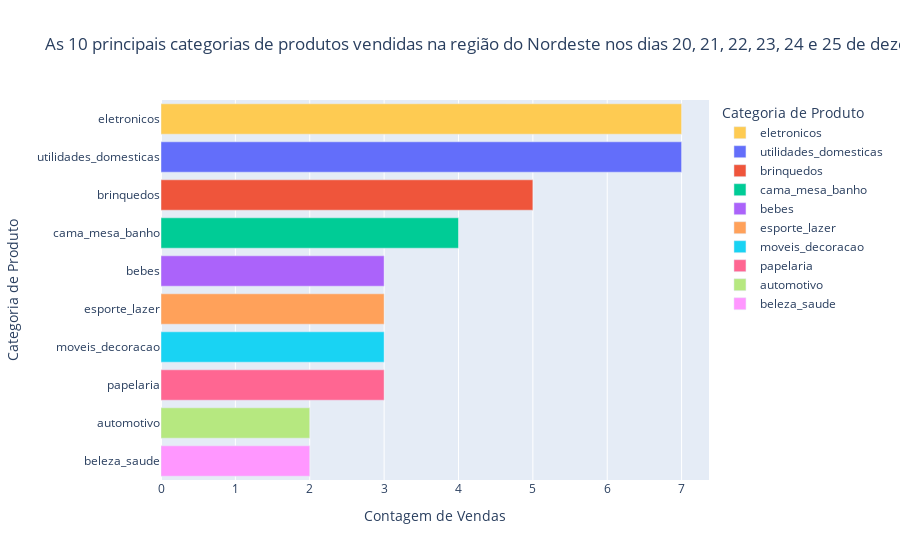

Write notebook code for a chart like this one.
### Markdown cell above
As 10 principais categorias de produtos vendidas na região do Nordeste nos dias 20, 21, 22, 23, 24 e 25 de dezembro de 2017.

### Code cell
# Lista de estados da região Nordeste
northeastern_states = ['MA', 'PI', 'CE', 'RN', 'PB', 'PE', 'AL', 'SE', 'BA']

# Filtrar os dados apenas para os estados do Nordeste
northeast_df = df[df['customer_state'].isin(northeastern_states)]

# Converter a coluna 'order_purchase_timestamp_date' para o tipo datetime
northeast_df['order_purchase_timestamp_date'] = pd.to_datetime(northeast_df['order_purchase_timestamp_date'])

# Filtrar os dados para os dias específicos
specific_dates = ['2017-12-20', '2017-12-21', '2017-12-22', '2017-12-23', '2017-12-24', '2017-12-25']
filtered_dates = northeast_df[northeast_df['order_purchase_timestamp_date'].isin(specific_dates)]

# Agrupar por 'product_category_name', contando as vendas
grouped = filtered_dates.groupby('product_category_name').size().reset_index(name='count')

# Encontrar as dez principais categorias de produtos vendidos no Nordeste
top_categories = grouped.nlargest(10, 'count')

# Mapeamento de cores para cada estado do Nordeste
color_map_states = {
    'MA': '#800080',  # Roxo
    'PI': '#5F9EA0',  # Azul cadete
    'CE': '#000000',  # Preto
    'RN': '#D2691E',  # Marrom ferrugem
    'PB': '#483D8B',  # Azul ardósia escuro
    'PE': '#20B2AA',  # Azul turquesa claro
    'AL': '#00FF00',  # Verde
    'SE': '#7FFFD4',  # Turquesa
    'BA': '#FF00FF'   # Magenta
}

# Criar o gráfico de barras com cores específicas para cada estado do Nordeste
fig = px.bar(top_categories, x='count', y='product_category_name',
             title='As 10 principais categorias de produtos vendidas na região do Nordeste nos dias 20, 21, 22, 23, 24 e 25 de dezembro de 2017',
             labels={'count': 'Contagem de Vendas', 'product_category_name': 'Categoria de Produto'},
             color='product_category_name', color_discrete_map=color_map_states)  # Usar o mapeamento de cores

fig.update_layout(xaxis_title='Contagem de Vendas', yaxis_title='Categoria de Produto')

# Mostrar o gráfico de barras
fig.show()

### Figure 1 — Plotly figure (JSON) as saved in the notebook; plotly's stock layout.template omitted (floating-point values rounded to 4 significant figures)
{"data": [{"alignmentgroup": "True", "hovertemplate": "Categoria de Produto=%{y}<br>Contagem de Vendas=%{x}<extra></extra>", "legendgroup": "eletronicos", "marker": {"color": "#FECB52", "pattern": {"shape": ""}}, "name": "eletronicos", "offsetgroup": "eletronicos", "orientation": "h", "showlegend": true, "textposition": "auto", "type": "bar", "x": [7], "xaxis": "x", "y": ["eletronicos"], "yaxis": "y"}, {"alignmentgroup": "True", "hovertemplate": "Categoria de Produto=%{y}<br>Contagem de Vendas=%{x}<extra></extra>", "legendgroup": "utilidades_domesticas", "marker": {"color": "#636efa", "pattern": {"shape": ""}}, "name": "utilidades_domesticas", "offsetgroup": "utilidades_domesticas", "orientation": "h", "showlegend": true, "textposition": "auto", "type": "bar", "x": [7], "xaxis": "x", "y": ["utilidades_domesticas"], "yaxis": "y"}, {"alignmentgroup": "True", "hovertemplate": "Categoria de Produto=%{y}<br>Contagem de Vendas=%{x}<extra></extra>", "legendgroup": "brinquedos", "marker": {"color": "#EF553B", "pattern": {"shape": ""}}, "name": "brinquedos", "offsetgroup": "brinquedos", "orientation": "h", "showlegend": true, "textposition": "auto", "type": "bar", "x": [5], "xaxis": "x", "y": ["brinquedos"], "yaxis": "y"}, {"alignmentgroup": "True", "hovertemplate": "Categoria de Produto=%{y}<br>Contagem de Vendas=%{x}<extra></extra>", "legendgroup": "cama_mesa_banho", "marker": {"color": "#00cc96", "pattern": {"shape": ""}}, "name": "cama_mesa_banho", "offsetgroup": "cama_mesa_banho", "orientation": "h", "showlegend": true, "textposition": "auto", "type": "bar", "x": [4], "xaxis": "x", "y": ["cama_mesa_banho"], "yaxis": "y"}, {"alignmentgroup": "True", "hovertemplate": "Categoria de Produto=%{y}<br>Contagem de Vendas=%{x}<extra></extra>", "legendgroup": "bebes", "marker": {"color": "#ab63fa", "pattern": {"shape": ""}}, "name": "bebes", "offsetgroup": "bebes", "orientation": "h", "showlegend": true, "textposition": "auto", "type": "bar", "x": [3], "xaxis": "x", "y": ["bebes"], "yaxis": "y"}, {"alignmentgroup": "True", "hovertemplate": "Categoria de Produto=%{y}<br>Contagem de Vendas=%{x}<extra></extra>", "legendgroup": "esporte_lazer", "marker": {"color": "#FFA15A", "pattern": {"shape": ""}}, "name": "esporte_lazer", "offsetgroup": "esporte_lazer", "orientation": "h", "showlegend": true, "textposition": "auto", "type": "bar", "x": [3], "xaxis": "x", "y": ["esporte_lazer"], "yaxis": "y"}, {"alignmentgroup": "True", "hovertemplate": "Categoria de Produto=%{y}<br>Contagem de Vendas=%{x}<extra></extra>", "legendgroup": "moveis_decoracao", "marker": {"color": "#19d3f3", "pattern": {"shape": ""}}, "name": "moveis_decoracao", "offsetgroup": "moveis_decoracao", "orientation": "h", "showlegend": true, "textposition": "auto", "type": "bar", "x": [3], "xaxis": "x", "y": ["moveis_decoracao"], "yaxis": "y"}, {"alignmentgroup": "True", "hovertemplate": "Categoria de Produto=%{y}<br>Contagem de Vendas=%{x}<extra></extra>", "legendgroup": "papelaria", "marker": {"color": "#FF6692", "pattern": {"shape": ""}}, "name": "papelaria", "offsetgroup": "papelaria", "orientation": "h", "showlegend": true, "textposition": "auto", "type": "bar", "x": [3], "xaxis": "x", "y": ["papelaria"], "yaxis": "y"}, {"alignmentgroup": "True", "hovertemplate": "Categoria de Produto=%{y}<br>Contagem de Vendas=%{x}<extra></extra>", "legendgroup": "automotivo", "marker": {"color": "#B6E880", "pattern": {"shape": ""}}, "name": "automotivo", "offsetgroup": "automotivo", "orientation": "h", "showlegend": true, "textposition": "auto", "type": "bar", "x": [2], "xaxis": "x", "y": ["automotivo"], "yaxis": "y"}, {"alignmentgroup": "True", "hovertemplate": "Categoria de Produto=%{y}<br>Contagem de Vendas=%{x}<extra></extra>", "legendgroup": "beleza_saude", "marker": {"color": "#FF97FF", "pattern": {"shape": ""}}, "name": "beleza_saude", "offsetgroup": "beleza_saude", "orientation": "h", "showlegend": true, "textposition": "auto", "type": "bar", "x": [2], "xaxis": "x", "y": ["beleza_saude"], "yaxis": "y"}], "layout": {"barmode": "relative", "legend": {"title": {"text": "Categoria de Produto"}, "tracegroupgap": 0}, "title": {"text": "As 10 principais categorias de produtos vendidas na região do Nordeste nos dias 20, 21, 22, 23, 24 e 25 de dezembro de 2017"}, "xaxis": {"anchor": "y", "domain": [0, 1], "title": {"text": "Contagem de Vendas"}}, "yaxis": {"anchor": "x", "categoryarray": ["beleza_saude", "automotivo", "papelaria", "moveis_decoracao", "esporte_lazer", "bebes", "cama_mesa_banho", "brinquedos", "utilidades_domesticas", "eletronicos"], "categoryorder": "array", "domain": [0, 1], "title": {"text": "Categoria de Produto"}}}}
